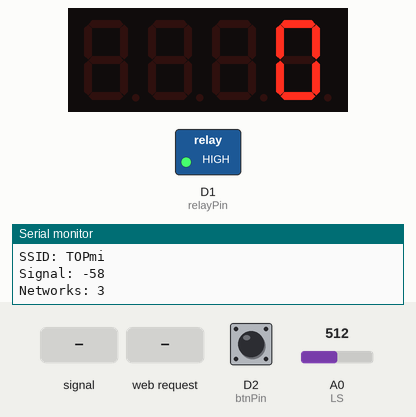
This sketch was run on a simulated ESP8266 (NodeMCU). On the bench: 4-digit seven-segment display, switched loads named in the sketch (green lamp = pin HIGH), the last lines printed to the serial monitor. Dashed ring = blinking. Inputs (shaded band) come from the test bench; at power-on: A0 (LS) = 512, D2 (btnPin) LOW. WiFi joins after 1.5 s; servers stay silent unless stated; a WiFi scan finds three made-up networks.

Above: at 4.8 s.
4.9 s: A0 (LS) set to 575
6.4 s: A0 (LS) set to 600
7.9 s: A0 (LS) fed a 200 Hz sine of ±81 counts around its level
At 9.2 s:
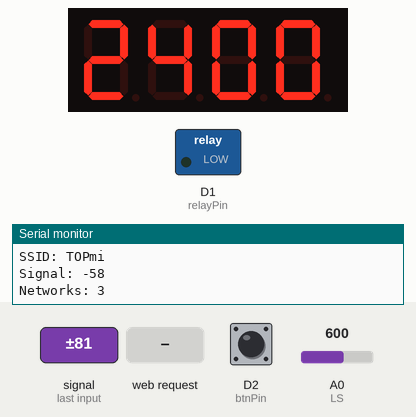
9.5 s: HTTP request GET /on received
At 10.2 s:
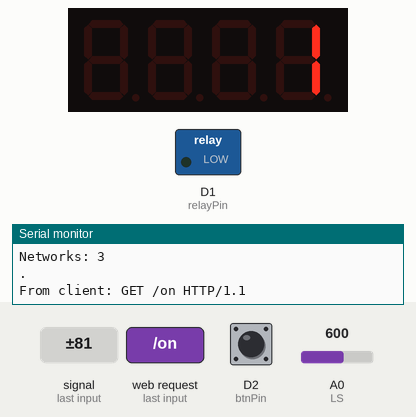
11.1 s: D2 (btnPin) pulled HIGH for 3.2 s
At 15.7 s:
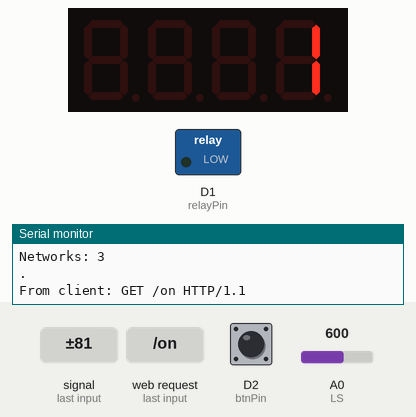
16.1 s: D2 (btnPin) pulled HIGH for 1 s
At 17.8 s:
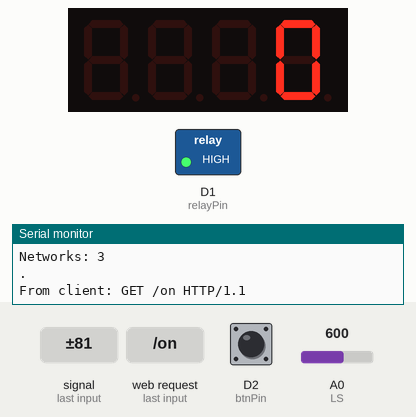
Timing chart, 0 to 19.3 s (numbered marks = the images above; inputs shaded):
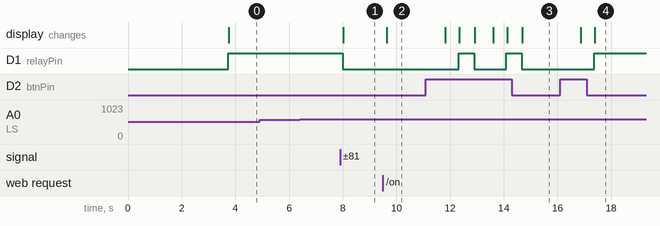

Measured:
- after the input at 4.9 s, every drawn part: stays the same
- after the input at 6.4 s, every drawn part: stays the same
- after the input at 7.9 s, D1 (relayPin): HIGH → LOW after 0.10 s; the display: changes after 0.12 s (image 1)
- after the input at 9.5 s, the display: changes after 0.15 s (image 2)
- after the input at 11.1 s, D1 (relayPin): alternates HIGH for 0.57 s and LOW for 1.2 s, starting after 1.2 s; the display: first changes after 0.72 s (image 3 shows a later state)
- after the input at 16.1 s, D1 (relayPin): LOW → HIGH after 1.3 s; the display: first changes after 0.77 s (image 4 shows a later state)

The sketch:

MoveSensor.ino
```cpp
#include <TM1637Display.h>
#include <ESP8266WiFi.h>
// Module connection pins (Digital Pins)
#define CLK D6
#define DIO D7
#define LS A0

TM1637Display display(CLK, DIO);

char ssid[] = "TOPmi";           // SSID of your home WiFi
char password[] = "wifigenius12431243";            // password of your home WiFi

const int inputWindow = 1000;
unsigned int inputSample;

const int btnPin = D2;
const int relayPin = D1;
int soundBorder = 80;
int mod = 0; // 0 - regular, 1 - on, 2 - of
int mov = 0;
int btn = 0;
int timer = 0;

WiFiServer server(80);

void setup() {
    Serial.begin(9600);
    pinMode(LS, INPUT);
    pinMode(btnPin, INPUT);
    pinMode(relayPin, OUTPUT);
    display.setBrightness(0x0a);
    display.showNumberDec(8888);
    Serial.println("READY");

    setupWiFi();
}

void loop(){
  switchMod();
  if (WiFi.status() != WL_CONNECTED)
    setupWiFi();
  WiFiClient client = server.available();
  if (client) {
    if (client.connected()) {
      Serial.println(".");
      String request = client.readStringUntil('\r');    // receives the message from the client
      Serial.print("From client: "); Serial.println(request);
      client.flush();
      if ((request.indexOf("on") != -1)){
        mod = 2;
        On();
      }
      else if ((request.indexOf("off") != -1)){
        mod = 1;
        Off();
      }
      else if ((request.indexOf("auto") != -1)){
        mod = 0;
        CountSoundDelta();
        Auto();
      }
      else if ((request.indexOf("reset") != -1)){
        timer = 0;
      }
    }
    client.stop();                // tarminates the connection with the client
  }
}

void On()
{
  timer = 0;
  digitalWrite(relayPin, LOW);
  display.showNumberDec(1);
  delay(50);
}

void Off()
{
  timer = 0;
  digitalWrite(relayPin, HIGH);
  display.showNumberDec(0);
  delay(50);
}

void Auto()
{
  if (timer > 0)
        timer--;
  if (mov == 1)
  {
     digitalWrite(relayPin, LOW);
     timer = 2400;
  }
  if (timer == 0 && mov == 0)
  {
    digitalWrite(relayPin, HIGH);
  }
  display.showNumberDec(timer);
}

void CountSoundDelta()
{
  unsigned int inputMax = 0;
  unsigned int inputMin = 1024;
  int soundDelta = 0;
    for (unsigned int i = 0; i < inputWindow; i++) {
      // read in a single value
      inputSample = analogRead(LS);
      // get the minimum and maximum value
      inputMin = std::min(inputMin, inputSample);
      inputMax = std::max(inputMax, inputSample);
    }
    soundDelta = inputMax - inputMin;
    //Serial.println(soundDelta);
    if (soundDelta >= soundBorder)
    {
      mov = 1;
    }
    else
    {
      mov = 0;
    }
}

void setupWiFi(){
  // Connect to WiFi network
  Serial.println();
  Serial.println();
  Serial.print("Connecting to ");
  Serial.println(ssid);

  WiFi.begin(ssid, password);
  while (WiFi.status() != WL_CONNECTED) {
    delay(500);
    Serial.print(".");
  }
  Serial.println("");
  Serial.println("WiFi connected");

  // Start the server
  server.begin();
  Serial.println("Server started");

  // Print the IP address
  Serial.println("Connected to wifi");
  Serial.print("Status: "); Serial.println(WiFi.status());  // some parameters from the network
  Serial.print("IP: ");     Serial.println(WiFi.localIP());
  Serial.print("Subnet: "); Serial.println(WiFi.subnetMask());
  Serial.print("Gateway: "); Serial.println(WiFi.gatewayIP());
  Serial.print("SSID: "); Serial.println(WiFi.SSID());
  Serial.print("Signal: "); Serial.println(WiFi.RSSI());
  Serial.print("Networks: "); Serial.println(WiFi.scanNetworks());
}
void switchMod(){
  btn = digitalRead(btnPin);
    switch(mod)
    {
      case 0:
        CountSoundDelta();
        Auto();
      break;
      case 1:
        Off();
      break;
      case 2:
        On();
      break;
    }

    if (btn == HIGH)
    {
      mod++;
      if(mod > 2)
        mod = 0;
      delay(500);
    }
}
```
